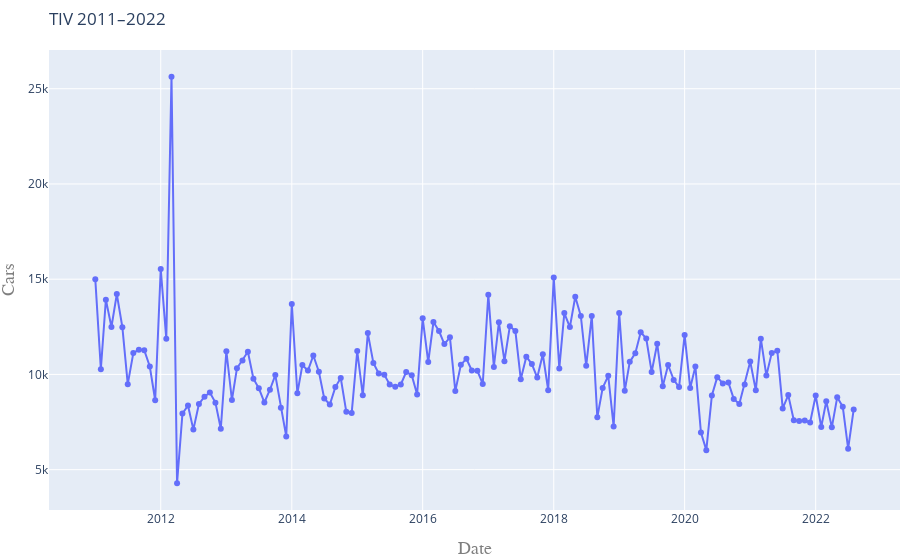

Source (notebook cell):
### Code cell
import plotly.graph_objs as go

title = dep_var + ' 2011–2022'

fig= go.Figure()
fig.add_trace(go.Scatter(dict(x=df.index, y=df[dep_var], mode='lines+markers', name= 'Train')))
fig.update_layout(title=go.layout.Title(
 text=title,
 xref='paper',x=0),
 margin=dict(l=10, r=0, t=50, b=50),
 xaxis=go.layout.XAxis(title=go.layout.xaxis.Title(text='Date',font=dict(
 family='Courier New, monospace',
 size=18,
 color='#7f7f7f'))),
 yaxis=go.layout.YAxis(title=go.layout.yaxis.Title(text='Cars',font=dict(
 family='Courier New, monospace',
 size=18,
 color='#7f7f7f'))))
fig.show()

### Figure 1 — Plotly figure (JSON) as saved in the notebook; plotly's stock layout.template omitted (floating-point values rounded to 4 significant figures; data arrays with more than 128 entries replaced by an {"elided": "..."} marker saying what was removed)
{"data": [{"mode": "lines+markers", "name": "Train", "type": "scatter", "x": {"elided": "140 str values"}, "y": {"elided": "140 int values"}}], "layout": {"margin": {"b": 50, "l": 10, "r": 0, "t": 50}, "title": {"text": "TIV 2011–2022", "x": 0, "xref": "paper"}, "xaxis": {"title": {"font": {"color": "#7f7f7f", "family": "Courier New, monospace", "size": 18}, "text": "Date"}}, "yaxis": {"title": {"font": {"color": "#7f7f7f", "family": "Courier New, monospace", "size": 18}, "text": "Cars"}}}}
